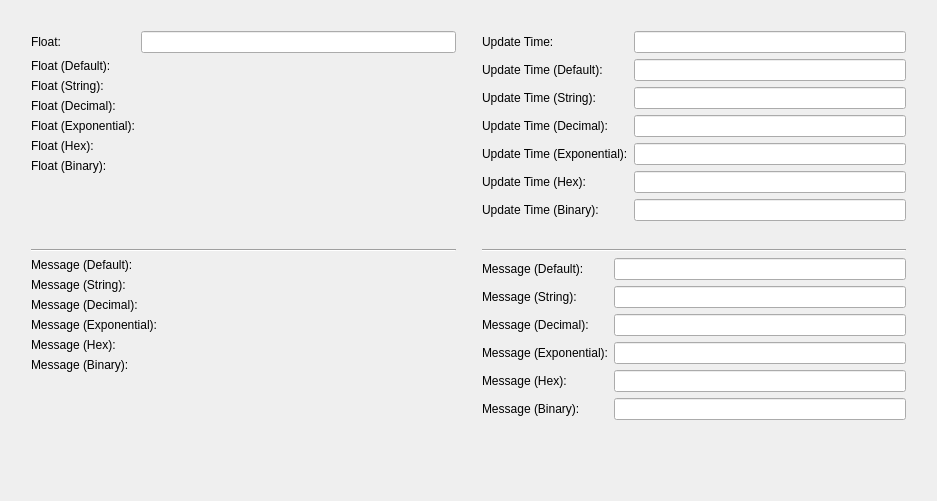
<?xml version="1.0" encoding="UTF-8"?>
<ui version="4.0">
 <class>Dialog</class>
 <widget class="QDialog" name="Dialog">
  <property name="geometry">
   <rect>
    <x>0</x>
    <y>0</y>
    <width>937</width>
    <height>501</height>
   </rect>
  </property>
  <property name="minimumSize">
   <size>
    <width>500</width>
    <height>330</height>
   </size>
  </property>
  <property name="windowTitle">
   <string>Dialog</string>
  </property>
  <layout class="QVBoxLayout" name="verticalLayout">
   <item>
    <layout class="QHBoxLayout" name="horizontalLayout">
     <property name="leftMargin">
      <number>10</number>
     </property>
     <property name="topMargin">
      <number>10</number>
     </property>
     <property name="rightMargin">
      <number>10</number>
     </property>
     <property name="bottomMargin">
      <number>10</number>
     </property>
     <item>
      <layout class="QVBoxLayout" name="verticalLayout_4">
       <property name="leftMargin">
        <number>10</number>
       </property>
       <property name="topMargin">
        <number>10</number>
       </property>
       <property name="rightMargin">
        <number>10</number>
       </property>
       <property name="bottomMargin">
        <number>10</number>
       </property>
       <item>
        <layout class="QFormLayout" name="formLayout_5">
         <item row="3" column="0">
          <widget class="QLabel" name="label_27">
           <property name="text">
            <string>Float (Default):</string>
           </property>
          </widget>
         </item>
         <item row="3" column="1">
          <widget class="PyDMLabel" name="PyDMLabel_25">
           <property name="toolTip">
            <string/>
           </property>
           <property name="whatsThis">
            <string/>
           </property>
           <property name="alarmSensitiveBorder" stdset="0">
            <bool>false</bool>
           </property>
           <property name="channel" stdset="0">
            <string>ca://MTEST:Float</string>
           </property>
          </widget>
         </item>
         <item row="4" column="0">
          <widget class="QLabel" name="label_28">
           <property name="text">
            <string>Float (String):</string>
           </property>
          </widget>
         </item>
         <item row="4" column="1">
          <widget class="PyDMLabel" name="PyDMLabel_26">
           <property name="toolTip">
            <string/>
           </property>
           <property name="whatsThis">
            <string/>
           </property>
           <property name="alarmSensitiveBorder" stdset="0">
            <bool>false</bool>
           </property>
           <property name="channel" stdset="0">
            <string>ca://MTEST:Float</string>
           </property>
           <property name="displayFormat" stdset="0">
            <enum>PyDMLabel::String</enum>
           </property>
          </widget>
         </item>
         <item row="5" column="0">
          <widget class="QLabel" name="label_29">
           <property name="text">
            <string>Float (Decimal):</string>
           </property>
          </widget>
         </item>
         <item row="5" column="1">
          <widget class="PyDMLabel" name="PyDMLabel_27">
           <property name="toolTip">
            <string/>
           </property>
           <property name="whatsThis">
            <string/>
           </property>
           <property name="alarmSensitiveBorder" stdset="0">
            <bool>false</bool>
           </property>
           <property name="channel" stdset="0">
            <string>ca://MTEST:Float</string>
           </property>
           <property name="displayFormat" stdset="0">
            <enum>PyDMLabel::Decimal</enum>
           </property>
          </widget>
         </item>
         <item row="6" column="0">
          <widget class="QLabel" name="label_30">
           <property name="text">
            <string>Float (Exponential):</string>
           </property>
          </widget>
         </item>
         <item row="6" column="1">
          <widget class="PyDMLabel" name="PyDMLabel_28">
           <property name="toolTip">
            <string/>
           </property>
           <property name="whatsThis">
            <string/>
           </property>
           <property name="alarmSensitiveBorder" stdset="0">
            <bool>false</bool>
           </property>
           <property name="channel" stdset="0">
            <string>ca://MTEST:Float</string>
           </property>
           <property name="displayFormat" stdset="0">
            <enum>PyDMLabel::Exponential</enum>
           </property>
          </widget>
         </item>
         <item row="7" column="0">
          <widget class="QLabel" name="label_31">
           <property name="text">
            <string>Float (Hex):</string>
           </property>
          </widget>
         </item>
         <item row="7" column="1">
          <widget class="PyDMLabel" name="PyDMLabel_29">
           <property name="toolTip">
            <string/>
           </property>
           <property name="whatsThis">
            <string/>
           </property>
           <property name="alarmSensitiveBorder" stdset="0">
            <bool>false</bool>
           </property>
           <property name="channel" stdset="0">
            <string>ca://MTEST:Float</string>
           </property>
           <property name="displayFormat" stdset="0">
            <enum>PyDMLabel::Hex</enum>
           </property>
          </widget>
         </item>
         <item row="8" column="0">
          <widget class="QLabel" name="label_32">
           <property name="text">
            <string>Float (Binary):</string>
           </property>
          </widget>
         </item>
         <item row="8" column="1">
          <widget class="PyDMLabel" name="PyDMLabel_30">
           <property name="toolTip">
            <string/>
           </property>
           <property name="whatsThis">
            <string/>
           </property>
           <property name="alarmSensitiveBorder" stdset="0">
            <bool>false</bool>
           </property>
           <property name="channel" stdset="0">
            <string>ca://MTEST:Float</string>
           </property>
           <property name="displayFormat" stdset="0">
            <enum>PyDMLabel::Binary</enum>
           </property>
          </widget>
         </item>
         <item row="1" column="0">
          <widget class="QLabel" name="label_33">
           <property name="text">
            <string>Float:</string>
           </property>
          </widget>
         </item>
         <item row="1" column="1">
          <widget class="PyDMLineEdit" name="PyDMLineEdit_4">
           <property name="toolTip">
            <string/>
           </property>
           <property name="whatsThis">
            <string>
    A QLineEdit (writable text field) with support for Channels and more
    from PyDM.
    This widget offers an unit conversion menu when users Right Click
    into it.

    Parameters
    ----------
    parent : QWidget
        The parent widget for the Label
    init_channel : str, optional
        The channel to be used by the widget.
    </string>
           </property>
           <property name="alarmSensitiveBorder" stdset="0">
            <bool>false</bool>
           </property>
           <property name="channel" stdset="0">
            <string>ca://MTEST:Float</string>
           </property>
          </widget>
         </item>
        </layout>
       </item>
       <item>
        <widget class="Line" name="line_2">
         <property name="orientation">
          <enum>Qt::Horizontal</enum>
         </property>
        </widget>
       </item>
       <item>
        <layout class="QFormLayout" name="formLayout_6">
         <item row="0" column="0">
          <widget class="QLabel" name="label_12">
           <property name="text">
            <string>Message (Default):</string>
           </property>
          </widget>
         </item>
         <item row="0" column="1">
          <widget class="PyDMLabel" name="PyDMLabel_11">
           <property name="toolTip">
            <string/>
           </property>
           <property name="whatsThis">
            <string/>
           </property>
           <property name="alarmSensitiveBorder" stdset="0">
            <bool>false</bool>
           </property>
           <property name="channel" stdset="0">
            <string>ca://MTEST:Message</string>
           </property>
          </widget>
         </item>
         <item row="1" column="0">
          <widget class="QLabel" name="label_13">
           <property name="text">
            <string>Message (String):</string>
           </property>
          </widget>
         </item>
         <item row="1" column="1">
          <widget class="PyDMLabel" name="PyDMLabel_12">
           <property name="toolTip">
            <string/>
           </property>
           <property name="whatsThis">
            <string/>
           </property>
           <property name="alarmSensitiveBorder" stdset="0">
            <bool>false</bool>
           </property>
           <property name="channel" stdset="0">
            <string>ca://MTEST:Message</string>
           </property>
           <property name="displayFormat" stdset="0">
            <enum>PyDMLabel::String</enum>
           </property>
          </widget>
         </item>
         <item row="2" column="0">
          <widget class="QLabel" name="label_14">
           <property name="text">
            <string>Message (Decimal):</string>
           </property>
          </widget>
         </item>
         <item row="3" column="0">
          <widget class="QLabel" name="label_15">
           <property name="text">
            <string>Message (Exponential):</string>
           </property>
          </widget>
         </item>
         <item row="4" column="0">
          <widget class="QLabel" name="label_16">
           <property name="text">
            <string>Message (Hex):</string>
           </property>
          </widget>
         </item>
         <item row="5" column="0">
          <widget class="QLabel" name="label_34">
           <property name="text">
            <string>Message (Binary):</string>
           </property>
          </widget>
         </item>
         <item row="2" column="1">
          <widget class="PyDMLabel" name="PyDMLabel_13">
           <property name="toolTip">
            <string/>
           </property>
           <property name="whatsThis">
            <string/>
           </property>
           <property name="alarmSensitiveBorder" stdset="0">
            <bool>false</bool>
           </property>
           <property name="channel" stdset="0">
            <string>ca://MTEST:Message</string>
           </property>
           <property name="displayFormat" stdset="0">
            <enum>PyDMLabel::Decimal</enum>
           </property>
          </widget>
         </item>
         <item row="3" column="1">
          <widget class="PyDMLabel" name="PyDMLabel_14">
           <property name="toolTip">
            <string/>
           </property>
           <property name="whatsThis">
            <string/>
           </property>
           <property name="alarmSensitiveBorder" stdset="0">
            <bool>false</bool>
           </property>
           <property name="channel" stdset="0">
            <string>ca://MTEST:Message</string>
           </property>
           <property name="displayFormat" stdset="0">
            <enum>PyDMLabel::Exponential</enum>
           </property>
          </widget>
         </item>
         <item row="4" column="1">
          <widget class="PyDMLabel" name="PyDMLabel_31">
           <property name="toolTip">
            <string/>
           </property>
           <property name="whatsThis">
            <string/>
           </property>
           <property name="alarmSensitiveBorder" stdset="0">
            <bool>false</bool>
           </property>
           <property name="channel" stdset="0">
            <string>ca://MTEST:Message</string>
           </property>
           <property name="displayFormat" stdset="0">
            <enum>PyDMLabel::Hex</enum>
           </property>
          </widget>
         </item>
         <item row="5" column="1">
          <widget class="PyDMLabel" name="PyDMLabel_32">
           <property name="toolTip">
            <string/>
           </property>
           <property name="whatsThis">
            <string/>
           </property>
           <property name="alarmSensitiveBorder" stdset="0">
            <bool>false</bool>
           </property>
           <property name="channel" stdset="0">
            <string>ca://MTEST:Message</string>
           </property>
           <property name="displayFormat" stdset="0">
            <enum>PyDMLabel::Binary</enum>
           </property>
          </widget>
         </item>
        </layout>
       </item>
      </layout>
     </item>
     <item>
      <layout class="QVBoxLayout" name="verticalLayout_3">
       <property name="leftMargin">
        <number>10</number>
       </property>
       <property name="topMargin">
        <number>10</number>
       </property>
       <property name="rightMargin">
        <number>10</number>
       </property>
       <property name="bottomMargin">
        <number>10</number>
       </property>
       <item>
        <layout class="QFormLayout" name="formLayout_3">
         <item row="3" column="0">
          <widget class="QLabel" name="label_19">
           <property name="text">
            <string>Update Time (Default):</string>
           </property>
          </widget>
         </item>
         <item row="4" column="0">
          <widget class="QLabel" name="label_20">
           <property name="text">
            <string>Update Time (String):</string>
           </property>
          </widget>
         </item>
         <item row="5" column="0">
          <widget class="QLabel" name="label_21">
           <property name="text">
            <string>Update Time (Decimal):</string>
           </property>
          </widget>
         </item>
         <item row="6" column="0">
          <widget class="QLabel" name="label_22">
           <property name="text">
            <string>Update Time (Exponential):</string>
           </property>
          </widget>
         </item>
         <item row="7" column="0">
          <widget class="QLabel" name="label_23">
           <property name="text">
            <string>Update Time (Hex):</string>
           </property>
          </widget>
         </item>
         <item row="8" column="0">
          <widget class="QLabel" name="label_24">
           <property name="text">
            <string>Update Time (Binary):</string>
           </property>
          </widget>
         </item>
         <item row="1" column="0">
          <widget class="QLabel" name="label_25">
           <property name="text">
            <string>Update Time:</string>
           </property>
          </widget>
         </item>
         <item row="1" column="1">
          <widget class="PyDMLineEdit" name="PyDMLineEdit_3">
           <property name="toolTip">
            <string/>
           </property>
           <property name="whatsThis">
            <string>
    A QLineEdit (writable text field) with support for Channels and more
    from PyDM.
    This widget offers an unit conversion menu when users Right Click
    into it.

    Parameters
    ----------
    parent : QWidget
        The parent widget for the Label
    init_channel : str, optional
        The channel to be used by the widget.
    </string>
           </property>
           <property name="alarmSensitiveBorder" stdset="0">
            <bool>false</bool>
           </property>
           <property name="showUnits" stdset="0">
            <bool>true</bool>
           </property>
           <property name="channel" stdset="0">
            <string>ca://MTEST:UpdateTime</string>
           </property>
          </widget>
         </item>
         <item row="3" column="1">
          <widget class="PyDMLineEdit" name="PyDMLineEdit">
           <property name="toolTip">
            <string/>
           </property>
           <property name="whatsThis">
            <string>
    A QLineEdit (writable text field) with support for Channels and more
    from PyDM.
    This widget offers an unit conversion menu when users Right Click
    into it.

    Parameters
    ----------
    parent : QWidget
        The parent widget for the Label
    init_channel : str, optional
        The channel to be used by the widget.
    </string>
           </property>
           <property name="showUnits" stdset="0">
            <bool>true</bool>
           </property>
           <property name="channel" stdset="0">
            <string>ca://MTEST:UpdateTime</string>
           </property>
          </widget>
         </item>
         <item row="4" column="1">
          <widget class="PyDMLineEdit" name="PyDMLineEdit_2">
           <property name="toolTip">
            <string/>
           </property>
           <property name="whatsThis">
            <string>
    A QLineEdit (writable text field) with support for Channels and more
    from PyDM.
    This widget offers an unit conversion menu when users Right Click
    into it.

    Parameters
    ----------
    parent : QWidget
        The parent widget for the Label
    init_channel : str, optional
        The channel to be used by the widget.
    </string>
           </property>
           <property name="showUnits" stdset="0">
            <bool>true</bool>
           </property>
           <property name="channel" stdset="0">
            <string>ca://MTEST:UpdateTime</string>
           </property>
           <property name="displayFormat" stdset="0">
            <enum>PyDMLineEdit::String</enum>
           </property>
          </widget>
         </item>
         <item row="5" column="1">
          <widget class="PyDMLineEdit" name="PyDMLineEdit_5">
           <property name="toolTip">
            <string/>
           </property>
           <property name="whatsThis">
            <string>
    A QLineEdit (writable text field) with support for Channels and more
    from PyDM.
    This widget offers an unit conversion menu when users Right Click
    into it.

    Parameters
    ----------
    parent : QWidget
        The parent widget for the Label
    init_channel : str, optional
        The channel to be used by the widget.
    </string>
           </property>
           <property name="showUnits" stdset="0">
            <bool>true</bool>
           </property>
           <property name="channel" stdset="0">
            <string>ca://MTEST:UpdateTime</string>
           </property>
           <property name="displayFormat" stdset="0">
            <enum>PyDMLineEdit::Decimal</enum>
           </property>
          </widget>
         </item>
         <item row="6" column="1">
          <widget class="PyDMLineEdit" name="PyDMLineEdit_6">
           <property name="toolTip">
            <string/>
           </property>
           <property name="whatsThis">
            <string>
    A QLineEdit (writable text field) with support for Channels and more
    from PyDM.
    This widget offers an unit conversion menu when users Right Click
    into it.

    Parameters
    ----------
    parent : QWidget
        The parent widget for the Label
    init_channel : str, optional
        The channel to be used by the widget.
    </string>
           </property>
           <property name="showUnits" stdset="0">
            <bool>true</bool>
           </property>
           <property name="channel" stdset="0">
            <string>ca://MTEST:UpdateTime</string>
           </property>
           <property name="displayFormat" stdset="0">
            <enum>PyDMLineEdit::Exponential</enum>
           </property>
          </widget>
         </item>
         <item row="7" column="1">
          <widget class="PyDMLineEdit" name="PyDMLineEdit_7">
           <property name="toolTip">
            <string/>
           </property>
           <property name="whatsThis">
            <string>
    A QLineEdit (writable text field) with support for Channels and more
    from PyDM.
    This widget offers an unit conversion menu when users Right Click
    into it.

    Parameters
    ----------
    parent : QWidget
        The parent widget for the Label
    init_channel : str, optional
        The channel to be used by the widget.
    </string>
           </property>
           <property name="showUnits" stdset="0">
            <bool>true</bool>
           </property>
           <property name="channel" stdset="0">
            <string>ca://MTEST:UpdateTime</string>
           </property>
           <property name="displayFormat" stdset="0">
            <enum>PyDMLineEdit::Hex</enum>
           </property>
          </widget>
         </item>
         <item row="8" column="1">
          <widget class="PyDMLineEdit" name="PyDMLineEdit_8">
           <property name="toolTip">
            <string/>
           </property>
           <property name="whatsThis">
            <string>
    A QLineEdit (writable text field) with support for Channels and more
    from PyDM.
    This widget offers an unit conversion menu when users Right Click
    into it.

    Parameters
    ----------
    parent : QWidget
        The parent widget for the Label
    init_channel : str, optional
        The channel to be used by the widget.
    </string>
           </property>
           <property name="showUnits" stdset="0">
            <bool>true</bool>
           </property>
           <property name="channel" stdset="0">
            <string>ca://MTEST:UpdateTime</string>
           </property>
           <property name="displayFormat" stdset="0">
            <enum>PyDMLineEdit::Binary</enum>
           </property>
          </widget>
         </item>
        </layout>
       </item>
       <item>
        <widget class="Line" name="line">
         <property name="orientation">
          <enum>Qt::Horizontal</enum>
         </property>
        </widget>
       </item>
       <item>
        <layout class="QFormLayout" name="formLayout_4">
         <item row="0" column="0">
          <widget class="QLabel" name="label_7">
           <property name="text">
            <string>Message (Default):</string>
           </property>
          </widget>
         </item>
         <item row="1" column="0">
          <widget class="QLabel" name="label_8">
           <property name="text">
            <string>Message (String):</string>
           </property>
          </widget>
         </item>
         <item row="2" column="0">
          <widget class="QLabel" name="label_9">
           <property name="text">
            <string>Message (Decimal):</string>
           </property>
          </widget>
         </item>
         <item row="3" column="0">
          <widget class="QLabel" name="label_10">
           <property name="text">
            <string>Message (Exponential):</string>
           </property>
          </widget>
         </item>
         <item row="4" column="0">
          <widget class="QLabel" name="label_11">
           <property name="text">
            <string>Message (Hex):</string>
           </property>
          </widget>
         </item>
         <item row="5" column="0">
          <widget class="QLabel" name="label_26">
           <property name="text">
            <string>Message (Binary):</string>
           </property>
          </widget>
         </item>
         <item row="0" column="1">
          <widget class="PyDMLineEdit" name="PyDMLineEdit_9">
           <property name="minimumSize">
            <size>
             <width>200</width>
             <height>0</height>
            </size>
           </property>
           <property name="toolTip">
            <string/>
           </property>
           <property name="whatsThis">
            <string>
    A QLineEdit (writable text field) with support for Channels and more
    from PyDM.
    This widget offers an unit conversion menu when users Right Click
    into it.

    Parameters
    ----------
    parent : QWidget
        The parent widget for the Label
    init_channel : str, optional
        The channel to be used by the widget.
    </string>
           </property>
           <property name="channel" stdset="0">
            <string>ca://MTEST:Message</string>
           </property>
          </widget>
         </item>
         <item row="1" column="1">
          <widget class="PyDMLineEdit" name="PyDMLineEdit_10">
           <property name="minimumSize">
            <size>
             <width>200</width>
             <height>0</height>
            </size>
           </property>
           <property name="toolTip">
            <string/>
           </property>
           <property name="whatsThis">
            <string>
    A QLineEdit (writable text field) with support for Channels and more
    from PyDM.
    This widget offers an unit conversion menu when users Right Click
    into it.

    Parameters
    ----------
    parent : QWidget
        The parent widget for the Label
    init_channel : str, optional
        The channel to be used by the widget.
    </string>
           </property>
           <property name="channel" stdset="0">
            <string>ca://MTEST:Message</string>
           </property>
           <property name="displayFormat" stdset="0">
            <enum>PyDMLineEdit::String</enum>
           </property>
          </widget>
         </item>
         <item row="2" column="1">
          <widget class="PyDMLineEdit" name="PyDMLineEdit_11">
           <property name="minimumSize">
            <size>
             <width>200</width>
             <height>0</height>
            </size>
           </property>
           <property name="toolTip">
            <string/>
           </property>
           <property name="whatsThis">
            <string>
    A QLineEdit (writable text field) with support for Channels and more
    from PyDM.
    This widget offers an unit conversion menu when users Right Click
    into it.

    Parameters
    ----------
    parent : QWidget
        The parent widget for the Label
    init_channel : str, optional
        The channel to be used by the widget.
    </string>
           </property>
           <property name="channel" stdset="0">
            <string>ca://MTEST:Message</string>
           </property>
           <property name="displayFormat" stdset="0">
            <enum>PyDMLineEdit::Decimal</enum>
           </property>
          </widget>
         </item>
         <item row="3" column="1">
          <widget class="PyDMLineEdit" name="PyDMLineEdit_12">
           <property name="minimumSize">
            <size>
             <width>200</width>
             <height>0</height>
            </size>
           </property>
           <property name="toolTip">
            <string/>
           </property>
           <property name="whatsThis">
            <string>
    A QLineEdit (writable text field) with support for Channels and more
    from PyDM.
    This widget offers an unit conversion menu when users Right Click
    into it.

    Parameters
    ----------
    parent : QWidget
        The parent widget for the Label
    init_channel : str, optional
        The channel to be used by the widget.
    </string>
           </property>
           <property name="channel" stdset="0">
            <string>ca://MTEST:Message</string>
           </property>
           <property name="displayFormat" stdset="0">
            <enum>PyDMLineEdit::Exponential</enum>
           </property>
          </widget>
         </item>
         <item row="4" column="1">
          <widget class="PyDMLineEdit" name="PyDMLineEdit_13">
           <property name="minimumSize">
            <size>
             <width>200</width>
             <height>0</height>
            </size>
           </property>
           <property name="toolTip">
            <string/>
           </property>
           <property name="whatsThis">
            <string>
    A QLineEdit (writable text field) with support for Channels and more
    from PyDM.
    This widget offers an unit conversion menu when users Right Click
    into it.

    Parameters
    ----------
    parent : QWidget
        The parent widget for the Label
    init_channel : str, optional
        The channel to be used by the widget.
    </string>
           </property>
           <property name="channel" stdset="0">
            <string>ca://MTEST:Message</string>
           </property>
           <property name="displayFormat" stdset="0">
            <enum>PyDMLineEdit::Hex</enum>
           </property>
          </widget>
         </item>
         <item row="5" column="1">
          <widget class="PyDMLineEdit" name="PyDMLineEdit_14">
           <property name="minimumSize">
            <size>
             <width>200</width>
             <height>0</height>
            </size>
           </property>
           <property name="toolTip">
            <string/>
           </property>
           <property name="whatsThis">
            <string>
    A QLineEdit (writable text field) with support for Channels and more
    from PyDM.
    This widget offers an unit conversion menu when users Right Click
    into it.

    Parameters
    ----------
    parent : QWidget
        The parent widget for the Label
    init_channel : str, optional
        The channel to be used by the widget.
    </string>
           </property>
           <property name="channel" stdset="0">
            <string>ca://MTEST:Message</string>
           </property>
           <property name="displayFormat" stdset="0">
            <enum>PyDMLineEdit::Binary</enum>
           </property>
          </widget>
         </item>
        </layout>
       </item>
      </layout>
     </item>
    </layout>
   </item>
  </layout>
 </widget>
 <customwidgets>
  <customwidget>
   <class>PyDMLabel</class>
   <extends>QLabel</extends>
   <header>pydm.widgets.label</header>
  </customwidget>
  <customwidget>
   <class>PyDMLineEdit</class>
   <extends>QLineEdit</extends>
   <header>pydm.widgets.line_edit</header>
  </customwidget>
 </customwidgets>
 <resources/>
 <connections/>
</ui>
